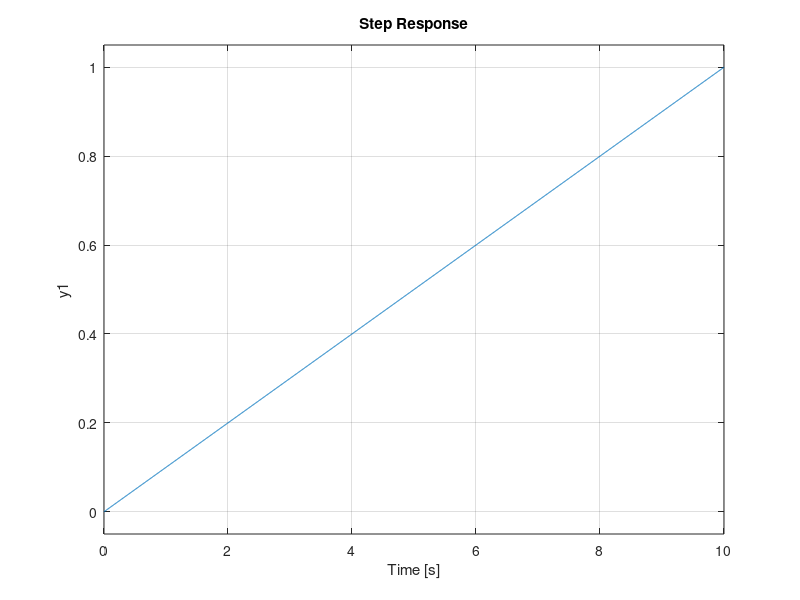
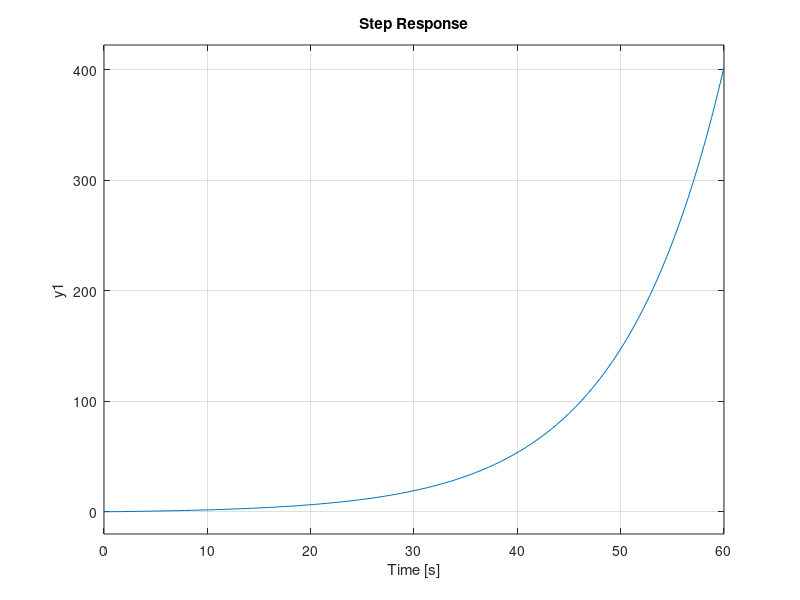
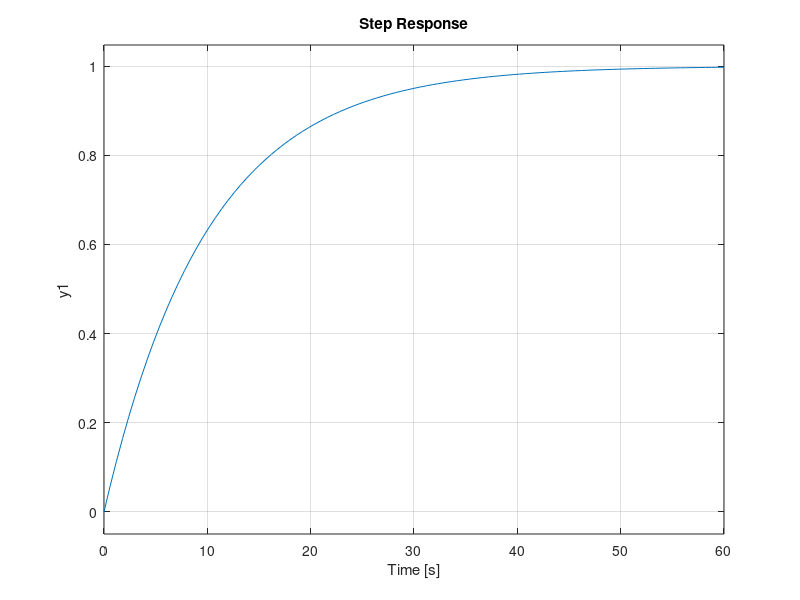
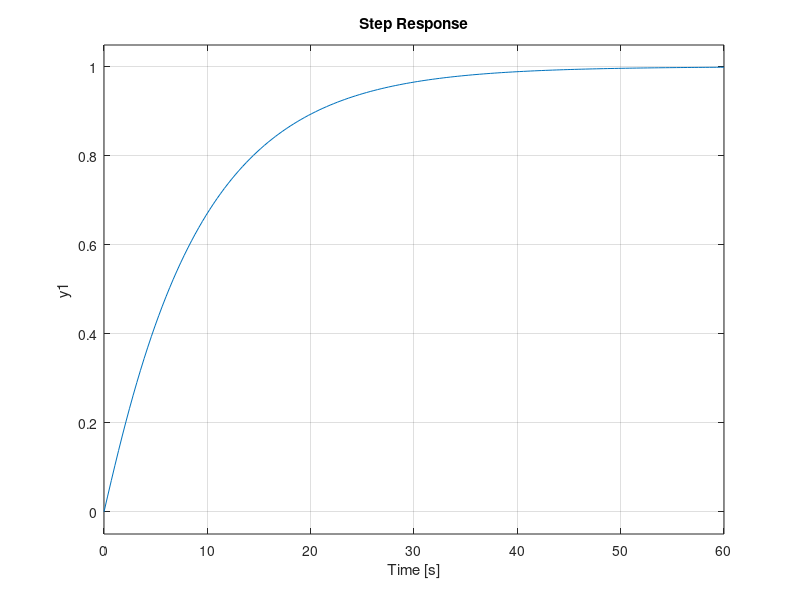

Recreate these plots in MATLAB, in order.
clc;
clear;
close all;
G=tf([1/10],[1 0])
H1=tf(-1)
sys1=feedback(G,H1)
H2=tf(1)
sys2=feedback(G,H2)
H3=tf([1],[1 1])
sys3=feedback(G,H3)
H4=tf([1 1],[1])
sys4=feedback(G,H4)
figure(1)
step(G)
figure(2)
step(sys1)
figure(3)
step(sys2)
figure(4)
step(sys3)
figure(5)
step(sys4)
